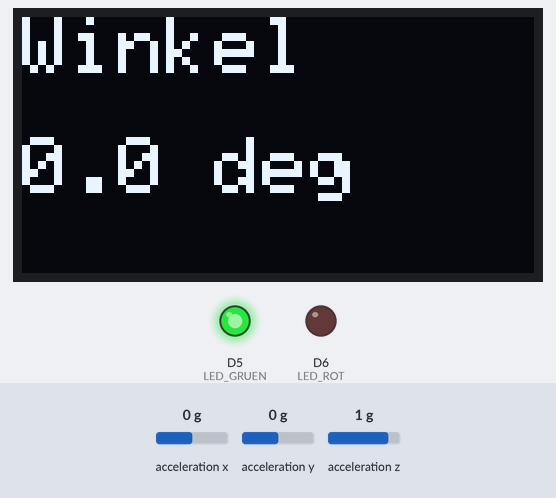
This sketch was run on a simulated Arduino Nano 33 BLE. On the bench: 128×64 one-colour display, output pins drawn as LEDs (lit = HIGH). Inputs (shaded band) come from the test bench; at power-on: acceleration x 0 g, acceleration z 1 g, acceleration y 0 g. Nothing arrives over Bluetooth unless stated; what the sketch prints to the serial monitor is not drawn.

Above: at 2.2 s.
2.3 s: acceleration x set to 0.8 g
At 3.0 s:
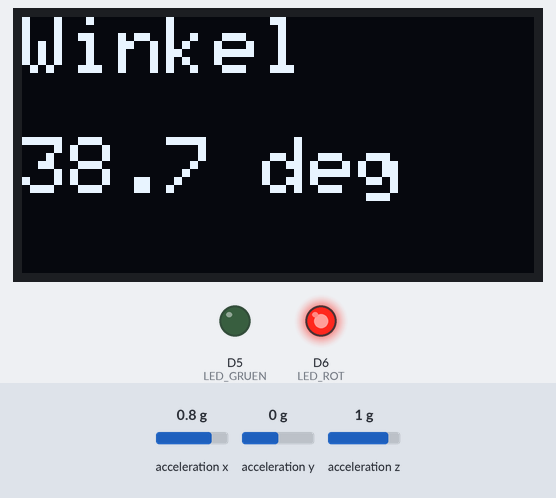
3.9 s: acceleration z set to -1.4 g
At 5.1 s:
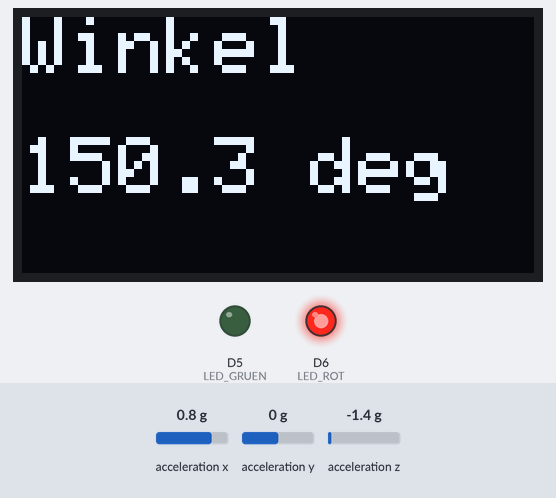
5.5 s: acceleration x set to 0 g
At 5.9 s:
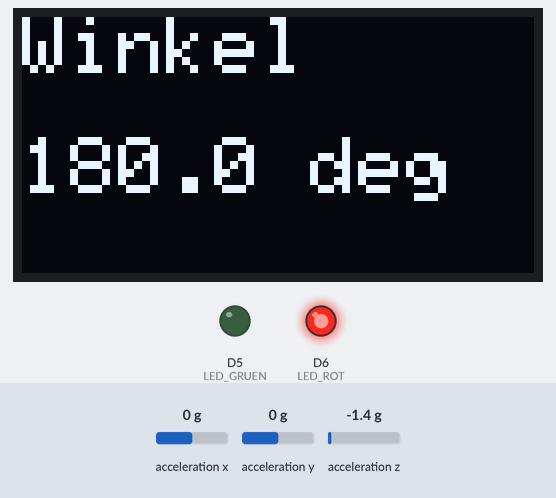
7.0 s: acceleration z set to -0.2 g
8.5 s: acceleration z set to 0.1 g
At 8.9 s:
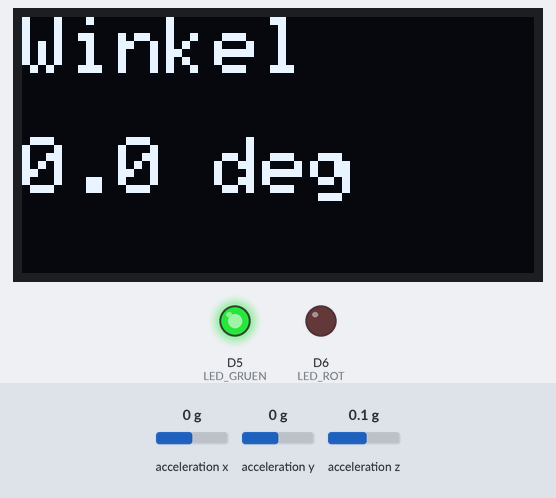
10.0 s: acceleration z set to -0.8 g
At 10.9 s:
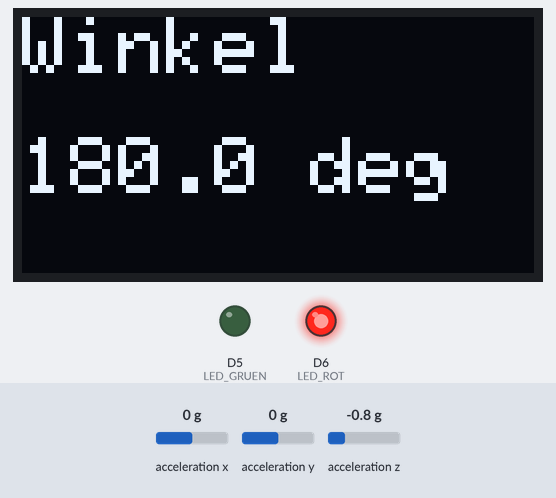
Timing chart, 0 to 12.6 s (numbered marks = the images above; inputs shaded):
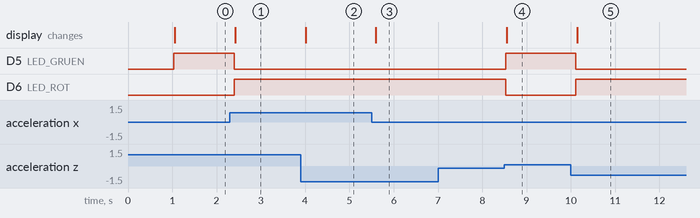

Measured:
- the behaviour switches between -0.1 and 0 g on acceleration z (found by bisection; images 3 and 4)
- after the input at 2.3 s, D5 (LED_GRUEN): HIGH → LOW after 0.09 s; D6 (LED_ROT): LOW → HIGH after 0.09 s; the display: changes after 0.12 s (image 1)
- after the input at 3.9 s, the display: changes after 0.11 s (image 2)
- after the input at 5.5 s, the display: changes after 0.10 s (image 3)
- after the input at 7.0 s, every drawn part: stays the same
- after the input at 8.5 s, D5 (LED_GRUEN): LOW → HIGH at once; D6 (LED_ROT): HIGH → LOW at once; the display: changes after 0.05 s (image 4)
- after the input at 10.0 s, D5 (LED_GRUEN): HIGH → LOW after 0.11 s; D6 (LED_ROT): LOW → HIGH after 0.11 s; the display: changes after 0.14 s (image 5)

The sketch:

Neigung_BLE_Display.ino
```cpp
#include <ArduinoBLE.h>
#include <Arduino_BMI270_BMM150.h>
#include <Wire.h>
#include <Adafruit_GFX.h>
#include <Adafruit_SSD1306.h>

// -------------------- OLED --------------------
#define SCREEN_WIDTH 128
#define SCREEN_HEIGHT 64
Adafruit_SSD1306 display(SCREEN_WIDTH, SCREEN_HEIGHT, &Wire, -1);

// -------------------- LEDs --------------------
const int LED_GRUEN = 5;
const int LED_ROT   = 6;
const float TOLERANZ = 1.0;

// -------------------- BLE --------------------
BLEService dataService("180A"); // Beispiel-Service
BLEFloatCharacteristic angleChar("2A57", BLERead | BLENotify);

float winkel = 0;

// -------------------- Richtung --------------------
String directionFromAngle(float a) {
  if (a >= 337 || a < 22) return "Nord";
  if (a < 67) return "Nordost";
  if (a < 112) return "Ost";
  if (a < 157) return "Suedost";
  if (a < 202) return "Sued";
  if (a < 247) return "Suedwest";
  if (a < 292) return "West";
  return "Nordwest";
}

void setup() {
  Serial.begin(9600);
  delay(1000);

  pinMode(LED_GRUEN, OUTPUT);
  pinMode(LED_ROT, OUTPUT);

  // IMU starten
  if (!IMU.begin()) {
    Serial.println("IMU Fehler!");
    while (1);
  }

  // Display starten
  if (!display.begin(SSD1306_SWITCHCAPVCC, 0x3C)) {
    Serial.println("Display Fehler!");
    while (1);
  }

  display.clearDisplay();
  display.setTextColor(SSD1306_WHITE);

  // BLE starten
  if (!BLE.begin()) {
    Serial.println("BLE Fehler!");
    while (1);
  }

  BLE.setLocalName("Arduino_GCS");
  BLE.setDeviceName("Arduino_GCS");
  BLE.setAdvertisedService(dataService);

  dataService.addCharacteristic(angleChar);
  BLE.addService(dataService);

  angleChar.writeValue(0.0);
  BLE.advertise();

  Serial.println("System gestartet");
}

void loop() {
  BLE.poll();

  float ax, ay, az;

  if (IMU.accelerationAvailable()) {
    IMU.readAcceleration(ax, ay, az);

    // Winkel berechnen
    winkel = atan2(ax, az) * 180.0 / PI;

    // LED Logik
    if (abs(winkel) <= TOLERANZ) {
      digitalWrite(LED_GRUEN, HIGH);
      digitalWrite(LED_ROT, LOW);
    } else {
      digitalWrite(LED_GRUEN, LOW);
      digitalWrite(LED_ROT, HIGH);
    }

    // BLE senden
    angleChar.writeValue(winkel);

    // Serial Monitor: nur Richtung
    String richtung = directionFromAngle(winkel);
    Serial.print("Richtung: ");
    Serial.println(richtung);

    // OLED Display: Winkel anzeigen
    display.clearDisplay();
    display.setTextSize(2);
    display.setCursor(0, 0);
    display.println("Winkel");

    display.setCursor(0, 30);
    display.print(winkel, 1);
    display.print(" deg");

    display.display();
  }

  delay(200);
}
```
